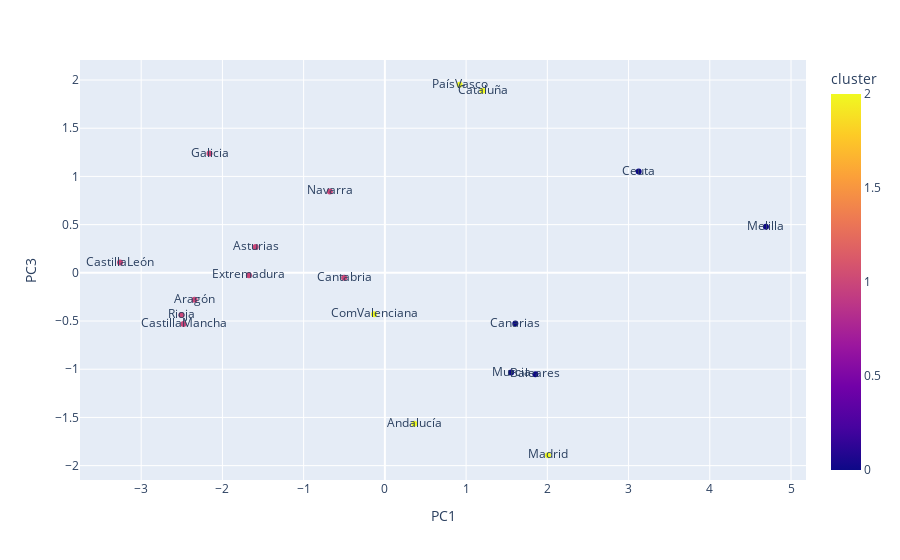

Notebook code cell kept with this figure:
### Code cell
fig = px.scatter(grupos_pca, x='PC1',y='PC3', color='cluster', text=grupos_pca.index)
fig.show()

### Figure 1 — Plotly figure (JSON) as saved in the notebook; plotly's stock layout.template omitted (floating-point values rounded to 4 significant figures)
{"data": [{"hovertemplate": "PC1=%{x}<br>PC3=%{y}<br>index=%{text}<br>cluster=%{marker.color}<extra></extra>", "legendgroup": "", "marker": {"color": [2, 1, 1, 0, 0, 1, 1, 1, 2, 0, 2, 1, 1, 2, 0, 0, 1, 2, 1], "coloraxis": "coloraxis", "symbol": "circle"}, "mode": "markers+text", "name": "", "orientation": "v", "showlegend": false, "text": ["Andalucía", "Aragón", "Asturias", "Baleares", "Canarias", "Cantabria", "CastillaLeón", "CastillaMancha", "Cataluña", "Ceuta", "ComValenciana", "Extremadura", "Galicia", "Madrid", "Melilla", "Murcia", "Navarra", "PaísVasco", "Rioja"], "type": "scatter", "x": [0.3626, -2.343, -1.59, 1.853, 1.606, -0.5011, -3.26, -2.479, 1.202, 3.124, -0.1334, -1.674, -2.159, 2.007, 4.691, 1.554, -0.6775, 0.9205, -2.505], "xaxis": "x", "y": [-1.566, -0.2795, 0.2679, -1.052, -0.5265, -0.05015, 0.1069, -0.5316, 1.889, 1.051, -0.4309, -0.02571, 1.238, -1.892, 0.4789, -1.035, 0.8439, 1.951, -0.4366], "yaxis": "y"}], "layout": {"coloraxis": {"colorbar": {"title": {"text": "cluster"}}, "colorscale": [[0, "#0d0887"], [0.1111, "#46039f"], [0.2222, "#7201a8"], [0.3333, "#9c179e"], [0.4444, "#bd3786"], [0.5556, "#d8576b"], [0.6667, "#ed7953"], [0.7778, "#fb9f3a"], [0.8889, "#fdca26"], [1, "#f0f921"]]}, "legend": {"tracegroupgap": 0}, "margin": {"t": 60}, "xaxis": {"anchor": "y", "domain": [0, 1], "title": {"text": "PC1"}}, "yaxis": {"anchor": "x", "domain": [0, 1], "title": {"text": "PC3"}}}}
